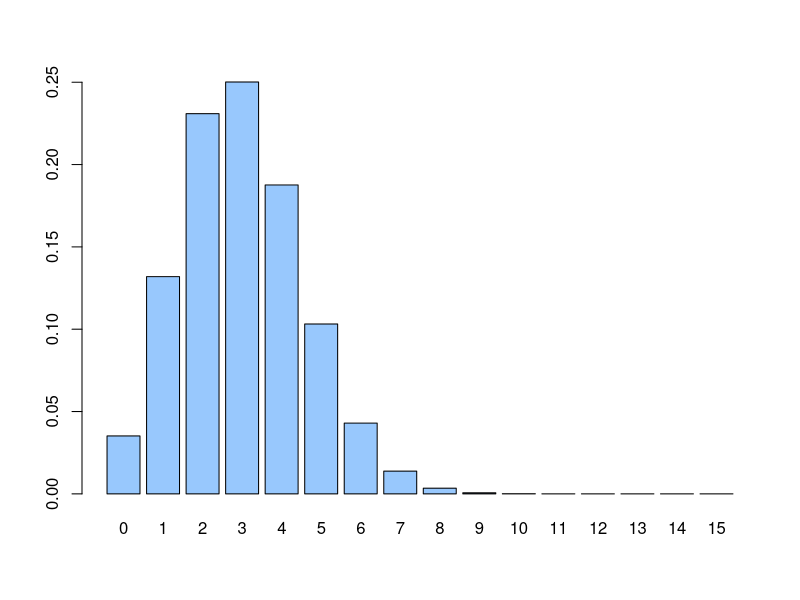
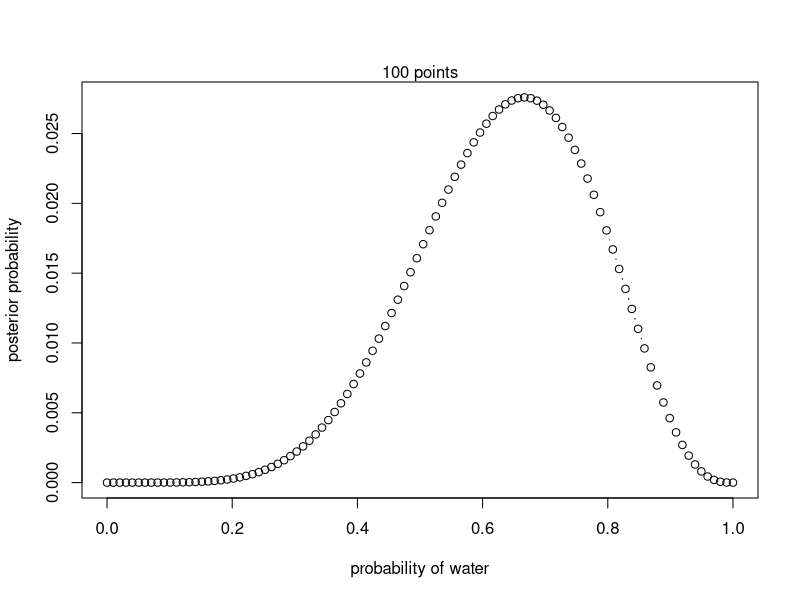
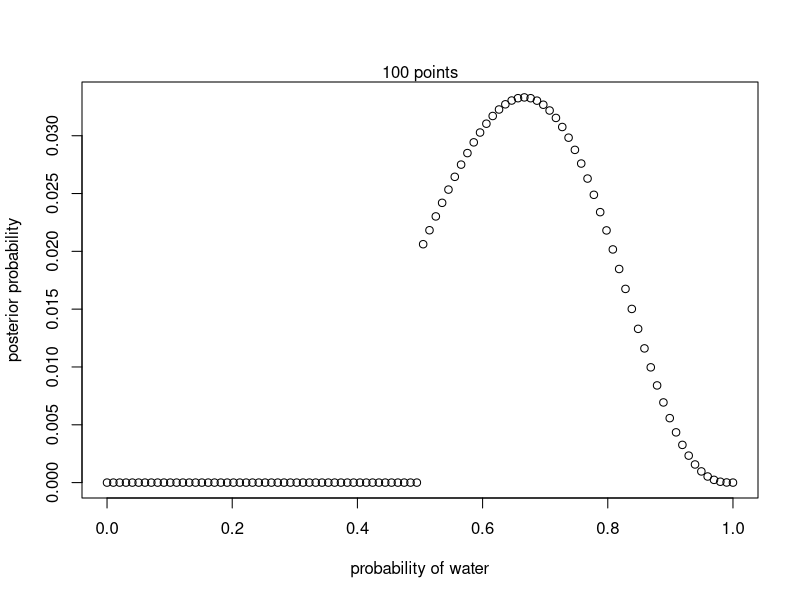
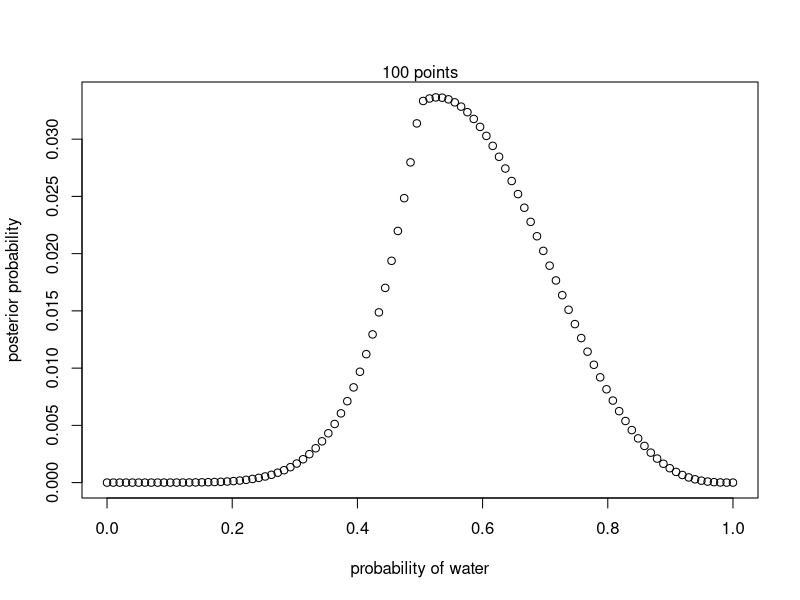
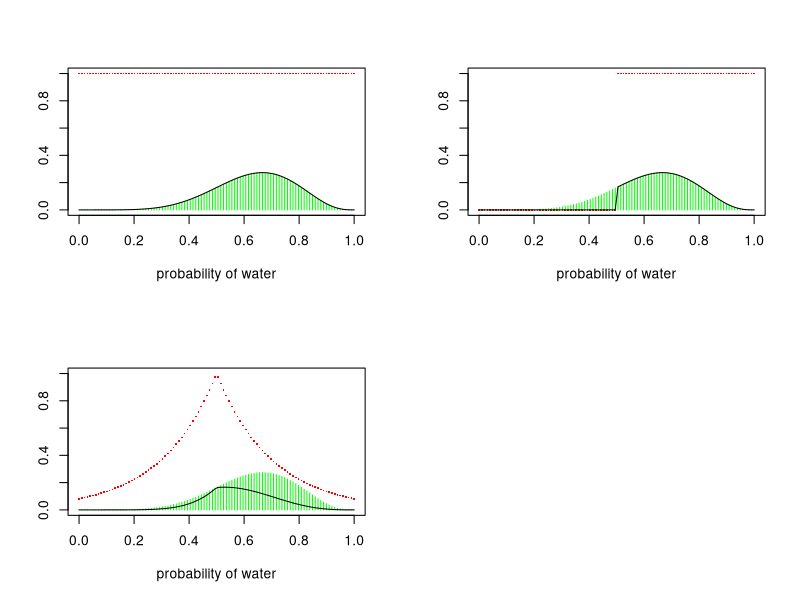

Recreate these plots in R, in order.
#practical 1 (with answers)

#Understanding the posterior distribution
#Source: Statistical rethinking, R. MacElreath (book "SR")

#Exercise 1: let's look at a common likelihood function: the Binomial distribution
#Context: you have studied the binomial distribution during your course. Try to reproduce the figures in the power point
# a) with n=15, p=0.2
# b) with n=15, p=0.8
# c) with n=15, p=0.5
# d) with n=40, p=0.2

#code for a
pa <- dbinom(x=seq(0,15,1),size=15,prob=0.2)#size=nb. trials, prob=probability of success,x=nb. of successes
names(pa) <- 0:15
barplot(pa,col="#98c8fd")

#how n and p influcence the shape of the distribution?

#Exercise 2
#Context: how much water covers the earth? imagine a version of the globe small enough to hold in your hands.
#Experience: you toss the globe up in the air, when you catch it you record whether or not the surface under
#your index finger of your right hand is water or land. You repeat the procedure n times.
#The true proportion of water is p
#A single toss of the globe has probability p of producing water and 1-p of producing land
#Each toss is independent

#Computing posterior distribution by grid approximation
#define number of points
n_pts<-100
#define grid
p_grid <-seq (0,1,length.out=n_pts)
#define prior
prior<-rep(1,n_pts)
#compute likelihood at each value in grid
likelihood <- dbinom(6,size=9,prob=p_grid)
#product prior * likelihood
unstd.posterior <- likelihood * prior
#standardize the posterior, so it sums to 1
posterior <- unstd.posterior / sum(unstd.posterior)

#plot the approximated posterior

plot(p_grid, posterior, type ="b",xlab="probability of water",ylab="posterior probability")
mtext(paste0(n_pts," points"))

#Next steps:
  
#1.change the number of points and plot the new graphs. What are the effect on the approximation of the posterior distribution?

#2.compare with the figure 2.5 p. 30 book SR (also in the power point presentation). Briefly commment your results.

#3. try to put different priors (one at a time). What are the results? Briefly comment your results
#a) alternative prior nb1
prior<-ifelse(p_grid < 0.5,0,1)
unstd.posterior <- likelihood * prior
posterior <- unstd.posterior / sum(unstd.posterior)
plot(p_grid, posterior, xlab="probability of water",ylab="posterior probability")
mtext(paste0(n_pts," points"))

#b) alternative prior nb2
prior<-exp(-5*abs(p_grid - 0.5))
unstd.posterior <- likelihood * prior
posterior <- unstd.posterior / sum(unstd.posterior)
plot(p_grid, posterior, xlab="probability of water",ylab="posterior probability")
mtext(paste0(n_pts," points"))

#4. plot the prior, likelihood, and posterior (non standardised) in one plot with relevant colors so that you can compare and discuss the results with your colleague
#try to make a series of plots with varying priors (you can use the priors set in the previous exercise)
#example of plots

prior<-rep(1,n_pts)
unstd.posterior <- likelihood * prior
posterior <- unstd.posterior / sum(unstd.posterior)

par(mfrow=c(2,2))
plot(p_grid, prior,col="red",xlab="probability of water",ylab="",ylim=c(0,1),type="p",pch=".",cex=2)
lines(p_grid,likelihood,col="green",type="h")
lines(p_grid, unstd.posterior)

prior2<-ifelse(p_grid < 0.5,0,1)
unstd.posterior <- likelihood * prior2
posterior <- unstd.posterior / sum(unstd.posterior)
plot(p_grid, prior2,col="red",xlab="probability of water",ylab="",ylim=c(0,1),type="p",pch=".",cex=2)
lines(p_grid,likelihood,col="green",type="h")
lines(p_grid, unstd.posterior)

prior3<-exp(-5*abs(p_grid - 0.5))
unstd.posterior <- likelihood * prior3
posterior <- unstd.posterior / sum(unstd.posterior)
plot(p_grid, prior3,col="red",xlab="probability of water",ylab="",ylim=c(0,1),type="p",pch=".",cex=2)
lines(p_grid,likelihood,col="green",type="h")
lines(p_grid, unstd.posterior)

